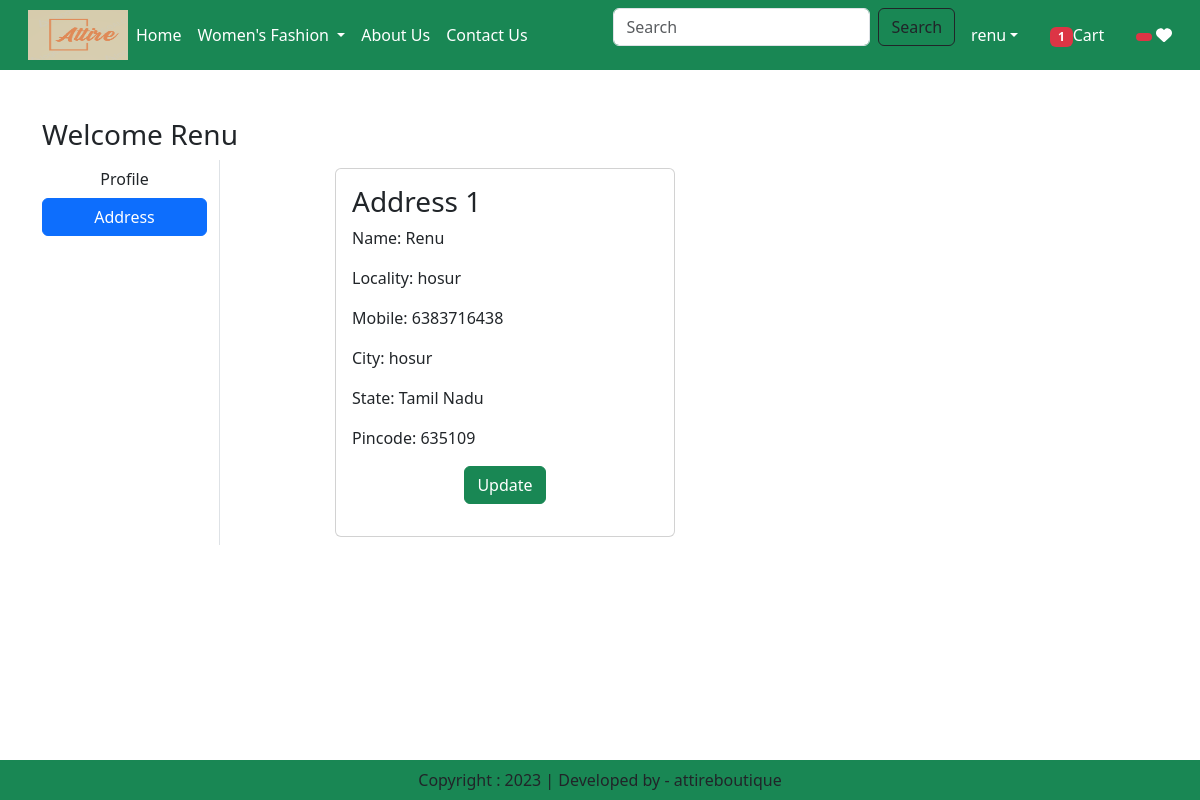
The page /address/ (signed in) on the database its author committed.
### app/models.py (models this page shows, shortened)
class Customer(models.Model):
    id = models.AutoField(primary_key=True)
    user = models.ForeignKey(User,on_delete=models.CASCADE)
    name = models.CharField(max_length=200)
    locality = models.CharField(max_length=200)
    city = models.CharField(max_length=50)
    mobile = models.IntegerField(default=0)
    zipcode = models.IntegerField()
    state = models.CharField(choices=STATE_CHOICES,max_length=100)

### app/views.py (the view)
# urls.py: path('address/', views.address, name='address'),
@login_required
def address(request):
    add = Customer.objects.filter(user=request.user)
    totalitem = 0
    wishitem = 0
    if request.user.is_authenticated:
        totalitem = len(Cart.objects.filter(user=request.user))
        wishitem = len(Wishlist.objects.filter(user=request.user))
    return render(request, 'app/address.html',locals())

### app/templates/app/address.html (shortened to what this page needs)
{% extends 'app/base.html' %}
{% load static%}
{% block main-content %}
<div class="container my-5">
    <div class="row">
        <h3>Welcome <span class="text-capitalize">{{request.user}}</span>
        </h3>
            <div class="col-sm-2 border-end">
                <ul class="list-unstyled">
                    <li class="d-grid"><a href="{% url 'profile' %}" class="btn">Profile</a></li>
                    <li class="d-grid"><a href="{% url 'address' %}" class="btn btn-primary"> Address</a></li>
                </ul>
            </div>
            <div class="col-sm-8 offset-sm-1">
                <div class="row">
                    {% for ad in add %}
                    <div class="col-sm-6">
                        <div class="card m-2">
                            <div class="card-body">
                                <h3>Address {{forloop.counter}}</h3>
                                <p>Name: {{ad.name}}</p>
                                <p>Locality: {{ad.locality}}</p>
                                <p>Mobile: {{ad.mobile}}</p>
                                <p>City: {{ad.city}}</p>
                                <p>State: {{ad.state}}</p>
                                <p>Pincode: {{ad.zipcode}}</p>
                                <p class="text-center"><a href="{% url 'updateAddress' pk=ad.id %}" type="button" class="btn btn-success">Update</a></p>
                            </div>
                        </div>
                    </div>
                    {% endfor %}
                </div>
            </div>
{% endblock main-content %}

### app/templates/app/base.html (shortened to what this page needs)
{% load static %}
<html lang="en">
    <head>
        <link href="https://cdn.jsdelivr.net/npm/bootstrap@5.3.1/dist/css/bootstrap.min.css" rel="stylesheet">
        <link rel="stylesheet" href="{% static 'app/css/owl.carousel.min.css' %}" />
        <link rel="stylesheet" href="{% static 'app/css/all.min.css' %}" />
        <link rel="stylesheet" href="{% static   'app/css/style.css' %}" />
    </head>
    <body>
        <nav class="navbar navbar-expand-lg navbar-dark bg-success">
            <div class="container-fluid">
              <img src="{% static "app/images/attire-logo.png"%}"  width="100" height="50"/>
              <div class="collapse navbar-collapse" id="navbarSupportedContent">
                <ul class="navbar-nav me-auto mb-2 mb-lg-0">
                  {% if request.user.is_authenticated %}
                  <li class="nav-item">
                    <a class="nav-link active" aria-current="page" href="/">Home</a>
                  </li>
                  <li class="nav-item dropdown">
                    <a class="nav-link dropdown-toggle text-white" href="#" role="button" data-bs-toggle="dropdown" aria-expanded="false">
                      Women's Fashion
                    </a>
                  </li>
                  <li class="nav-item">
                    <a class="nav-link text-white" href="{% url 'about' %}">About Us</a>
                  </li>
                  <li class="nav-item">
                    <a class="nav-link text-white" href="{% url 'contact' %}">Contact Us</a>
                  </li>
                </ul>
                <form class="d-flex" role="search" action="/search">
                  <input class="form-control me-2" type="search" placeholder="Search"  name="search" aria-label="Search">
                  <button class="btn btn-outline-dark" type="submit">Search</button>
                </form>
              </div>
               <ul class="navbar-nav me-auto mb-2 mb-lg-0">
              <li class="nav-item dropdown mx-2">
                <a class="nav-link dropdown-toggle text-white" href="#"
                id="profileDropdown" role="button" data-bs-toggle="dropdown"
                aria-expanded="false">{{request.user}}</a>
              </li>
              <li class="nav-item mx-2">
                <a href="{% url 'showcart' %}" class="nav-link text-white"><span class="badge bg-danger">{% if totalitem > 0 %} {{totalitem}} {% endif %}</span>Cart</a>
              </li>
              <li class="nav-item mx-2">
                <a href="{% url 'showwishlist' %}" class="nav-link text-white"><span class="badge bg-danger">{% if wishitem > 0 %} {{wishitem}} {% endif %} </span>
                <i class="fa fa-heart"></i></a>
              </li>
              {% endif %}
            </ul>
            </div>
          </nav>
          {% block main-content %}{% endblock main-content %}
          <footer class="container-fluid fixed-bottom bg-success text-center p-2 mt-5">
            Copyright : 2023 | Developed by - attireboutique
          </footer>
    </body>
    </html>

### rows shown on the page
Customer: name "Renu", locality "hosur", mobile "6383716438", city "hosur", state "Tamil Nadu", zipcode "635109"

### other values the page prints
{{ request.user }} "renu"
{{ totalitem }} "1"
{{ request.user }} "Renu"
